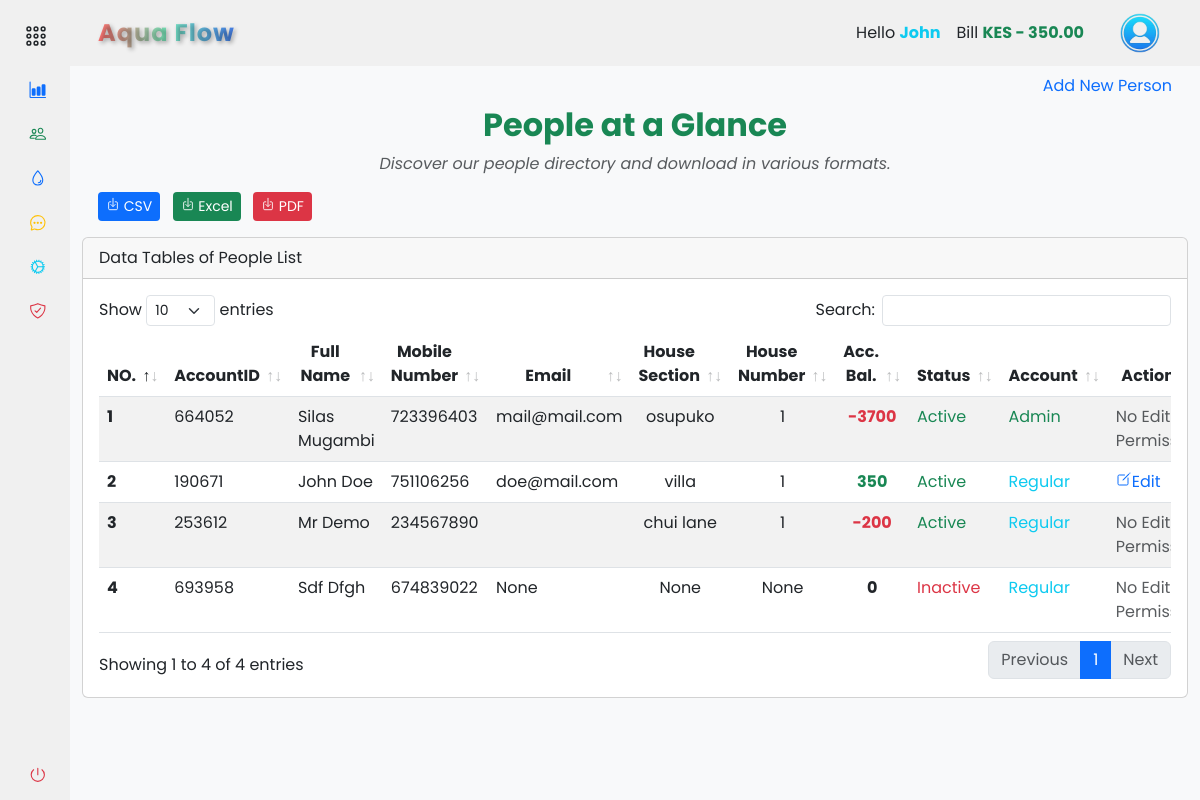
Screenshot of /accounts/people/people_list (signed in) with the database file from the repository.
### app/backend/database/models.py (models this page shows, shortened)
class Settings(db.Model):
    id = db.Column(db.Integer, primary_key=True)
    company_name = db.Column(db.String(255))
    unit_price = db.Column(db.Float)
    service_fee = db.Column(db.Float)
    house_sections = db.Column(db.String(255))
    bank_name = db.Column(db.String(255))
    paybill = db.Column(db.Integer)
    account_number = db.Column(db.Integer)
    contact_number = db.Column(db.String(20))

class User(db.Model, UserMixin):
    id = db.Column(db.Integer, primary_key=True)
    mobile_number = db.Column(db.String(20), unique=True, nullable=False)
    password_hash = db.Column(db.String(128), nullable=False)
    first_name = db.Column(db.String(50))
    last_name = db.Column(db.String(50))
    email = db.Column(db.String(120))
    house_section = db.Column(db.String(50))
    house_number = db.Column(db.String(20))
    profile_image = db.Column(db.String(255))
    is_active = db.Column(db.Boolean, default=True)
    is_admin = db.Column(db.Boolean, default=False)
    balance = db.Column(db.Float, default=0)
    unique_user_id = db.Column(db.String(6), unique=True, nullable=True)
    meter_readings = db.relationship('MeterReading', backref='user', lazy=True)
    payments = db.relationship('Payment', backref='user', lazy=True)

### app/backend/accounts/people/routes.py (the view)
@people_bp.route('/people_list', methods=['GET', 'POST'])
@login_required
def people_list():
    if current_user.is_authenticated:
        people_list = User.query.all()
        add_form = AddUserForm()
        house_sections = []
        settings = Settings.query.first()
        if settings:
            house_sections = [(section, section) for section in settings.house_sections.split(',')]
        return render_template('accounts/people_list.html', people_list=people_list, house_sections=house_sections, form=add_form, hide_footer=True)
    else:
        return redirect(url_for('auth.login'))

### app/backend/accounts/people/forms.py (shortened to what this page needs)
class AddUserForm(FlaskForm):
    first_name = StringField('First Name', validators=[DataRequired(), Length(max=50)])
    last_name = StringField('Last Name', validators=[DataRequired(), Length(max=50)])
    mobile_number = StringField('Mobile Number', validators=[DataRequired(), Length(min=10, max=20)])
    email = StringField('Email', validators=[Optional(), Length(max=50)])
    house_section = SelectField('House Section', validators=[DataRequired()], coerce=str)
    house_number = StringField('House Number', validators=[DataRequired(), Length(max=50)])
    password = PasswordField('Password', validators=[DataRequired(), Length(min=6), EqualTo('confirm_password', message='Passwords must match')])
    confirm_password = PasswordField('Confirm Password', validators=[DataRequired()])
    submit = SubmitField('Register')

### app/backend/accounts/accounts_context.py (called while the page is built)
def accounts_context():
    settings = Settings.query.first()
    company_name = settings.company_name if settings else 'ApoGen'
    bank_name = settings.bank_name if settings else 'M-Pesa'
    paybill = settings.paybill if settings else '123456'
    account_number = settings.account_number if settings else '123456789'
    contact_number = settings.contact_number if settings else '0722000111'
    total_bill = db.session.query(func.sum(MeterReading.total_price)).filter(MeterReading.reading_status == False).scalar()
    total_bill = total_bill or 0
    return {
        'company_name': company_name,
        'bank_name': bank_name,
        'paybill': paybill,
        'account_number': account_number,
        'contact_number': contact_number,
        'total_bill': total_bill
    }

def inject_now():
    return {'now': datetime.utcnow() + timedelta(hours=3)}

### app/frontend/templates/accounts/people_list.html (shortened to what this page needs)
{% extends "base.html" %} {% block content %}
<section class="container-fluid">
  <ul class="nav nav-pills justify-content-end border-0">
    <li type="button" class="nav-item">
      <a
        class="nav-link"
        data-bs-toggle="modal"
        data-bs-target="#addNewPersonModal"
        >Add New Person</a
      >
    </li>
  </ul>
  <div class="text-center">
    <h2 class="fw-bold text-success mb-2">People at a Glance</h2>
    <p class="text-muted fst-italic">
      Discover our people directory and download in various formats.
    </p>
  </div>
  <div class="row">
    <div class="col-md-12">
      <div class="float-start ms-3">
        <form
          action="{{ url_for('accounts.people.download_users') }}"
          method="get"
          class="d-inline"
        >
          <button
            type="submit"
            class="btn btn-sm me-2 btn-primary"
            name="format"
            value="csv"
          >
            <ion-icon name="download-outline"></ion-icon> CSV
          </button>
        </form>
        <form
          action="{{ url_for('accounts.people.download_users') }}"
          method="get"
          class="d-inline"
        >
          <button
            type="submit"
            class="btn btn-sm me-2 btn-success"
            name="format"
            value="excel"
          >
            <ion-icon name="download-outline"></ion-icon> Excel
          </button>
        </form>
        <form
          action="{{ url_for('accounts.people.download_users') }}"
          method="get"
          class="d-inline"
        >
          <button
            type="submit"
            class="btn btn-sm me-2 btn-danger"
            name="format"
            value="pdf"
          >
            <ion-icon name="download-outline"></ion-icon> PDF
          </button>
        </form>
      </div>
    </div>
  </div>
  <div class="col-md-12">
    <div class="card mt-3 mb-3">
      <div class="card-header">Data Tables of People List</div>
      <div class="card-body">
        <div class="table-responsive">
          <table class="table table-striped data-table" style="width: 100%">
            <thead>
              <tr class="text-center">
                <th scope="col">NO.</th>
                <th scope="col">AccountID</th>
                <th scope="col">Full Name</th>
                <th scope="col">Mobile Number</th>
                <th scope="col">Email</th>
                <th scope="col">House Section</th>
                <th scope="col">House Number</th>
                <th scope="col">Acc. Bal.</th>
                <th scope="col">Status</th>
                <th scope="col">Account</th>
                <th scope="col">Action</th>
              </tr>
            </thead>
            <tbody>
              {% for person in people_list %}
              <tr>
                <th scope="row">{{ person.id }}</th>
                <td>{{ person.unique_user_id }}</td>
                <td>
                  {{ person.first_name.title() ~ " " ~ person.last_name.title()
                  }}
                </td>
                <td>{{ person.mobile_number }}</td>
                <td>{{ person.email }}</td>
                <td class="text-center">{{ person.house_section }}</td>
                <td class="text-center">{{ person.house_number }}</td>
                <td
                  class="fw-bold text-center {% if person.balance > 0 %}text-success{% elif person.balance == 0 %}text-dark{% else %}text-danger{% endif %}"
                >
                  {{ "%0.0f"|format(person.balance) }}
                </td>
                <td>
                  {% if person.is_active %}
                  <span class="text-success">Active</span>
                  {% else %}
                  <span class="text-danger">Inactive</span>
                  {% endif %}
                </td>
                <td>
                  {% if person.is_admin %}
                  <span class="text-success">Admin</span>
                  {% else %}
                  <span class="text-info">Regular</span>
                  {% endif %}
                </td>
                <td>
                  {% if current_user.is_admin or current_user.id == person.id %}
                  <a
                    href="{{ url_for('accounts.people.edit_user', user_id=person.id) }}"
                  >
                    <ion-icon name="create-outline"></ion-icon>Edit
                  </a>
                  {% else %}
                  <span class="text-muted">No Edit Permission</span>
                  {% endif %}
                </td>
              </tr>
              {% endfor %}
            </tbody>
          </table>
        </div>
      </div>
    </div>
  </div>
</section>
{% endblock %}

### app/frontend/templates/components/navbar.html (shortened to what this page needs)
{% if not hide_navbar %}
<header
  id="navbar"
  class="navbar navbar-expand-lg sticky-sm-top {% if not current_user.is_authenticated %}bg-dark{% endif %}"
>
  <div class="container-fluid">
    <a
      class="navbar-brand text-center d-flex align-items-center fw-bold ms-3 {% if not current_user.is_authenticated %}text-light{% else %}gradient-text{% endif %}"
      href="#"
    >
      {% if company_name %}{{ company_name.title() }}{% else %}ApoGen{% endif %}
    </a>
    <div class="collapse navbar-collapse" id="navbarToggler">
      <div class="d-flex align-items-center ms-auto">
         {% if current_user.is_authenticated %}
        <ul class="navbar-nav me-3">
          <li class="nav-item">
            <a class="nav-link text-dark">
              Hello
              <span class="text-info fw-bold"
                >{{ current_user.first_name.title() }}</span
              >
            </a>
          </li>
          <li class="nav-item">
            <a class="nav-link text-dark">
              Bill
              <span
                class="fw-bold {% if current_user.balance > 0 %}text-success{% elif current_user.balance == 0 %}text-dark{% else %}text-danger{% endif %}"
                >KES {% if current_user.balance > 0 %}-{% endif %} {{
                "%0.2f"|format(current_user.balance) }}</span
              >
            </a>
          </li>
        </ul>
        <div class="btn-group">
          <button
            type="button"
            class="btn navbar-brand rounded-circle border-0"
            data-bs-toggle="dropdown"
            aria-expanded="false"
          >
            <img
              src="{{ url_for('static', filename='images/user.png') }}"
              alt="logo image"
              height="40px"
              width="40px"
            />
          </button>
        </div>
        {% endif %}
      </div>
    </div>
  </div>
</header>
{% endif %}

### app/frontend/static/css/styles.css (style rules this page uses)
a { text-decoration: none; cursor: pointer; }
li { list-style: none; }
button { border: none !important; outline: none; }
body { font-family: "Poppins", sans-serif; }
.navbar, #sidebar { background-color: #f0f0f0; z-index: 1000; }
.navbar-brand { font-size: 24px; letter-spacing: 1px; text-decoration: none; transition: transform 0.3s ease; }
.gradient-text { background: linear-gradient(to right, #ff6e6e, #78e8bc, #4780ec); -webkit-background-clip: text; -webkit-text-fill-color: transparent; font-weight: bold; text-shadow: 2px 2px 4px rgba(0, 0, 0, 0.3); }

### rows the page displays
Settings: title "Aqua Flow"
User: first_name "John", balance "350.00", id "2", unique_user_id "190671", first_name "John Doe", mobile_number "751106256", email "doe@mail.com", house_section "villa", house_number "1", balance "350", is_active "Active", is_admin "Regular"
User: id "1", unique_user_id "664052", first_name "Silas Mugambi", mobile_number "723396403", email "mail@mail.com", house_section "osupuko", house_number "1", balance "-3700", is_active "Active", is_admin "Admin", shows "No Edit…"
User: id "3", unique_user_id "253612", first_name "Mr Demo", mobile_number "234567890", house_section "chui lane", house_number "1", balance "-200", is_active "Active", is_admin "Regular", shows "No Edit…"
User: id "4", unique_user_id "693958", first_name "Sdf Dfgh", mobile_number "674839022", email "None", house_section "None", house_number "None", balance "0", is_active "Inactive", is_admin "Regular", shows "No Edit…"
